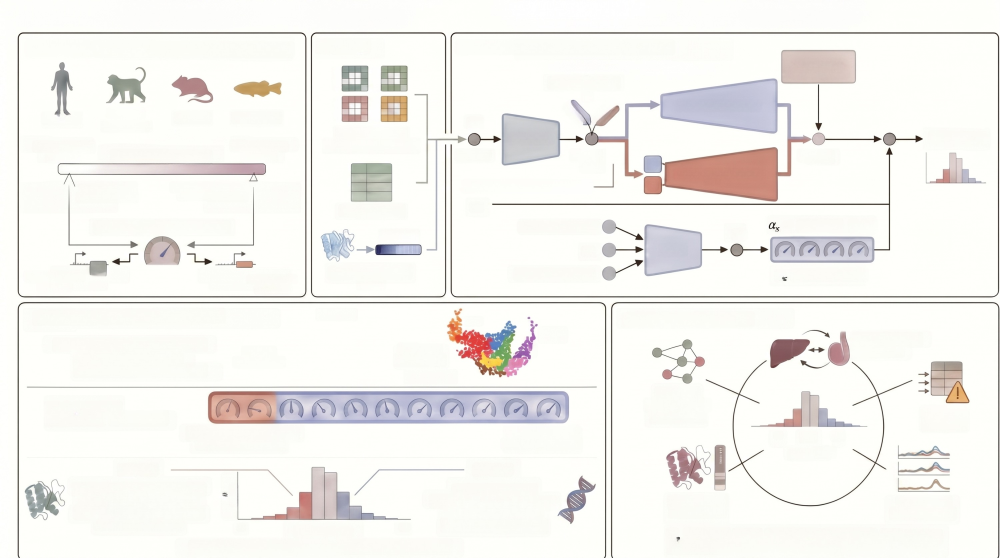
#> input picture figures/redraw/overview/assets/source/overview_page_background.jpg, 3000 x 1674 px (shown at 1/3 size)
$ python build_assets.py silhouettes
#> lines starting #> are read from the running program, lines starting #| are printed output that depends on the picture; after the words box and inside, x2 and y2 are one past the last pixel; in counts of white or black regions, pixels touching at a corner belong together
"""Build the small assets that ``overview.py`` draws from. Run once; the figure script reads only ``assets/``.

    python build_assets.py silhouettes                 # assets/silhouettes.json
    python build_assets.py data --repo <chimera repo>  # assets/liver_human_monkey_*.csv
    python build_assets.py tissues --repo <chimera repo>  # assets/eight_tissues.csv

Silhouettes
    The species outlines (human, macaque, mouse, zebrafish) are traced from the background picture of the
    hand-made overview page that this figure replaces (its background picture, extracted with
    ``pdfimages -all``, is kept as ``assets/source/overview_page_background.jpg``, 3000 x 1674 px).
    Each shape is separated from the paper-white background and its soft edge is traced on an eight times
    finer grid and thinned to a few hundred points, so the figure draws it as a filled vector outline in the
    species color of the other figures. A shape is a list of rings (the outline first, then enclosed gaps);
    coordinates are in units of the outline's height, origin at its lower left, y upward.

Data (panel d)
    Real values of the liver Human+Monkey reference model, the run the paper introduces alpha with
    (``training/runs/iter90-150ep-s42``, seed 42; 12,608 cells, 8,430 one-to-one orthologs):
      liver_human_monkey_delta_alpha.csv   counts of delta alpha = alpha - prior in the 80 bins of the
                                           paper's delta-alpha axis (-0.4 to 0.4), and the totals
      liver_human_monkey_umap.csv          1,500 cells drawn without replacement (seed 0): the cached UMAP
                                           of the latent (``notebooks/cache/chimera_umap/
                                           panc_hmonkey__chimera__umap.npy``), species and cell type

Tissues (panel e)
    Real values of the eight models of the one-reading figure (one human+mouse model per tissue; bone marrow
    and lung, the human, mouse lemur, mouse models), from the cached table of the separate-axis statistics of
    ``analysis/tasks/H1_harmonise`` (``results/analysis/H1/axis.csv``, rows ``universe == all``):
      eight_tissues.csv   one row per tissue: the model, the number of genes in the correlations, and the
                          Spearman correlations of protein identity with dN/dS, of delta alpha with protein
                          identity and of delta alpha with dN/dS
"""

from __future__ import annotations

import argparse
import json
from pathlib import Path

import numpy as np

HERE = Path(__file__).resolve().parent
ASSETS = HERE / "assets"
BACKGROUND = ASSETS / "source" / "overview_page_background.jpg"

# Boxes in the background picture (left, top, right, bottom), pixels.
SPECIES_BOX = {
    "human": (130, 160, 220, 362),
    "macaque": (296, 180, 460, 330),
    "mouse": (496, 204, 664, 326),
    "zebrafish": (686, 220, 864, 306),
}
LEVEL = {"human": 55.0, "macaque": 40.0, "mouse": 40.0, "zebrafish": 40.0}  # distance from paper white at the outline
PAPER = np.array([254.0, 254.0, 250.0])  # background of the picture
RUN = "iter90-150ep-s42"
ADATA = "data/processed/camex_human_monkey.h5ad"
UMAP = "notebooks/cache/chimera_umap/panc_hmonkey__chimera__umap.npy"
N_CELLS_SHOWN = 1500
DELTA_ALPHA_BINS = np.linspace(-0.4, 0.4, 81)  # notebooks/_figure_design.py
# The eight tissues in the order of the paper and the model read in each (analysis/tasks/H1_harmonise/rules.py).
TISSUE_MODEL = {"liver": "liv_hmouse", "testis": "test_hmouse", "bone marrow": "bone_marrow", "kidney": "kidney",
                "islet": "islet", "eye": "vz_hmouse", "cortex": "brain_m1_hmouse", "lung": "lung_healthy"}


def _simplify(p: np.ndarray, tol: float) -> np.ndarray:
    """Douglas-Peucker on an open polyline."""
    keep = np.zeros(len(p), bool)
    keep[[0, -1]] = True
    stack = [(0, len(p) - 1)]
    while stack:
        a, b = stack.pop()
        if b <= a + 1:
            continue
        seg = p[b] - p[a]
        n = np.hypot(*seg)
        q = p[a + 1:b] - p[a]
        d = np.abs(seg[0] * q[:, 1] - seg[1] * q[:, 0]) / n if n > 0 else np.hypot(q[:, 0], q[:, 1])
        i = int(np.argmax(d))
        if d[i] > tol:
            k = a + 1 + i
            keep[k] = True
            stack += [(a, k), (k, b)]
    return p[keep]


def _area(p: np.ndarray) -> float:
    x, y = p[:, 0], p[:, 1]
    return 0.5 * float(np.sum(x * np.roll(y, -1) - np.roll(x, -1) * y))


def silhouettes() -> None:
    from contourpy import contour_generator
    from PIL import Image
    from scipy import ndimage

    img = np.asarray(Image.open(BACKGROUND).convert("RGB")).astype(float)
    up = 8  # trace on a finer grid, from the soft edge of the picture, so outlines come out smooth
    out = {}
    for name, (x0, y0, x1, y1) in SPECIES_BOX.items():
        crop = img[y0:y1, x0:x1]
        dist = np.abs(crop - PAPER).max(axis=2)  # how far a pixel is from the paper white
        lab, n = ndimage.label(dist > LEVEL[name])
        sizes = ndimage.sum(np.ones_like(lab), lab, range(1, n + 1))
        body = ndimage.binary_dilation(lab == 1 + int(np.argmax(sizes)), iterations=3)
        fine = ndimage.zoom(np.where(body, dist, 0.0), up, order=3)
        fine = ndimage.gaussian_filter(fine, 0.45 * up)
        rings = [r for r in contour_generator(z=fine).lines(LEVEL[name]) if len(r) > 8 and np.allclose(r[0], r[-1])]
        outer = max(rings, key=lambda r: abs(_area(r)))
        keep = [r for r in rings if abs(_area(r)) >= 0.004 * abs(_area(outer))]  # the outline and real gaps
        xs, ys = outer[:, 0], outer[:, 1]
        h = ys.max() - ys.min()
        paths = []
        for r in sorted(keep, key=lambda r: -abs(_area(r))):
            r = _simplify(r, 0.035 * up)
            paths.append(np.round(np.c_[(r[:, 0] - xs.min()) / h, (ys.max() - r[:, 1]) / h], 4).tolist())
        out[name] = {"aspect": round(float((xs.max() - xs.min()) / h), 4), "rings": paths}
        print(f"{name}: {[len(q) for q in paths]} points, width/height {out[name]['aspect']}")
#> this loop made 4 passes
#| human: [358] points, width/height 0.4003
#| macaque: [400] points, width/height 1.0977
#| mouse: [296] points, width/height 1.4881
#| zebrafish: [210] points, width/height 2.8524
#> pass 1, in silhouettes, `crop = img[y0:y1, x0:x1]`:
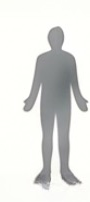
#> crop: shape (202, 90, 3) float64; mean R, G, B 223.9, 224.7, 221.9
#> pass 1, in silhouettes, `dist = np.abs(crop - PAPER).max(axis=2)`:
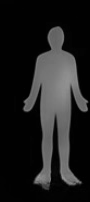
#> dist: shape (202, 90) float64; min 1, max 153, mean 31
#> pass 1, in silhouettes, `lab, n = ndimage.label(dist > LEVEL[name])`:
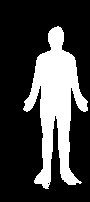
#> lab: shape (202, 90) int32; values 0 (black) and 1 (white), 26% white; 1 white region, box (x1, y1, x2, y2) and area: (23, 26, 88, 189) 4718
#> pass 1, in silhouettes, `body = ndimage.binary_dilation(lab == 1 + int(np.argmax(sizes)), itera..`:
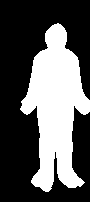
#> body: shape (202, 90) bool; 35.3% white; 1 white region, box (x1, y1, x2, y2) and area: (20, 23, 90, 192) 6416
#> after the loop:
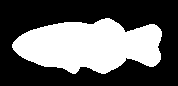
#> body: shape (86, 178) bool; 38.6% white; 1 white region, box (x1, y1, x2, y2) and area: (12, 18, 162, 74) 5913
#> after the loop, out = 4 items; r = 210 pairs, first value 115.1 to 1275.1, second value 166.8 to 573.3
    (ASSETS / "silhouettes.json").write_text(json.dumps(out, separators=(",", ":")) + "\n")


# [54 lines left out: functions data, tissues, not called in this run]


if __name__ == "__main__":
    ap = argparse.ArgumentParser(description=__doc__, formatter_class=argparse.RawDescriptionHelpFormatter)
    ap.add_argument("what", choices=["silhouettes", "data", "tissues"])
    ap.add_argument("--repo", type=Path, default=None, help="chimera repository (for 'data' and 'tissues')")
    args = ap.parse_args()
    if args.what == "silhouettes":
        silhouettes()
    elif args.what == "data":
        data(args.repo)
    else:
        tissues(args.repo)
